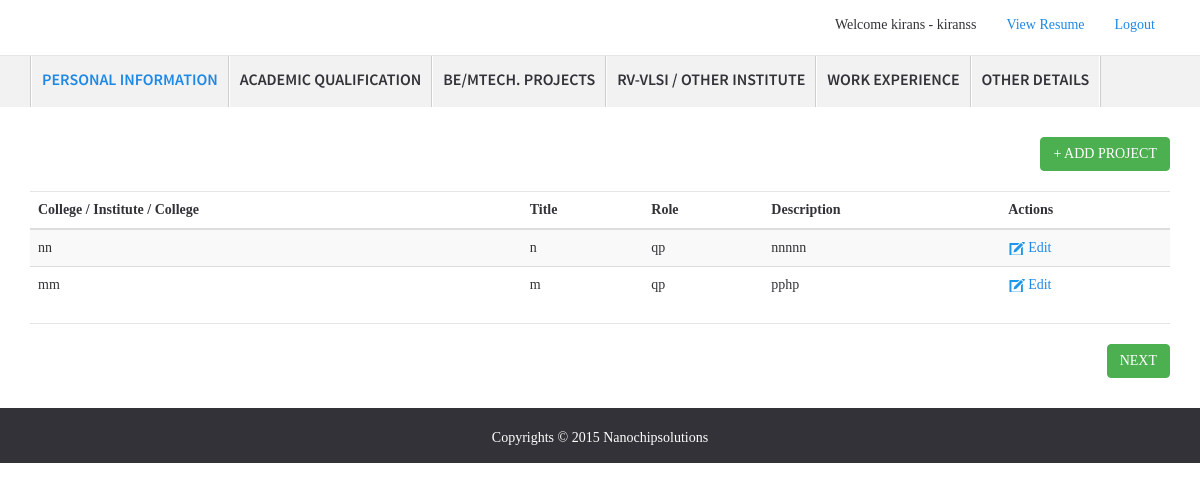
The page /rvvlsiOrOtherProjects.php (signed in) on the database as committed earlier.
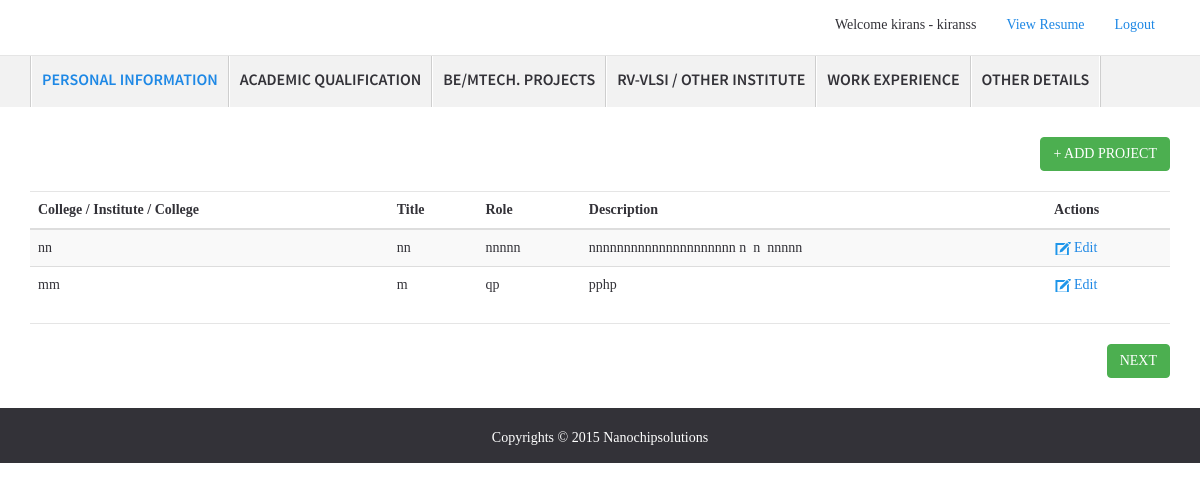
The same page on the database as committed later.
### tables this page shows
CREATE TABLE IF NOT EXISTS `tbl_academicproject` (
  `idacademicproject` bigint(20) NOT NULL AUTO_INCREMENT,
  `project_title` varchar(255) NOT NULL,
  `college_name` varchar(255) NOT NULL,
  `time_duration` varchar(255) NOT NULL,
  `role` varchar(255) NOT NULL,
  `team_size` varchar(5) NOT NULL,
  `project_description` text NOT NULL,
  `tools_used` text NOT NULL,
  `challenges` text NOT NULL,
  `idstudent` bigint(20) NOT NULL,
  PRIMARY KEY (`idacademicproject`)
);

### rvvlsiOrOtherProjects.php (the view, shortened to what this page needs)
<?php
$idstudent=$_SESSION['idstudent'];
$academicsql = mysql_query("Select * from tbl_academicproject where idstudent='$idstudent'");
$i=0;
while($row = mysql_fetch_assoc($academicsql))
{
    $academicArray[$i]['project_title'] = $row['project_title'];
    $academicArray[$i]['college_name'] = $row['college_name'];
    $academicArray[$i]['role'] = $row['role'];
    $academicArray[$i]['tools_used'] = $row['tools_used'];
    $academicArray[$i]['idacademicproject'] = $row['idacademicproject'];
    $i++;
}
?>
<!DOCTYPE html>
<html lang="en">
  <head>
    <link href="css/bootstrap.min.css" rel="stylesheet">
    <link href="css/main.css" rel="stylesheet">
  </head>
  <body>
   <?php include('include/header.php');?>
    <?php include('include/nav.php');?>
    <div class="container mar-t30">
    <div class="clearfix brd-btm pad-b20">
        <a href="addrvvlsiOrOtherProjects.php" class="btn btn-primary pull-right">+ ADD PROJECT</a>
    </div>
    <table class="table table-striped">
      <thead>
        <tr>
          <th>College / Institute / College</th>
          <th>Title</th>
          <th>Role</th>
          <th>Description</th>
          <th>Actions</th>
        </tr>
      </thead>
      <tbody>
          <?php for($i=0;$i<count($academicArray);$i++){?>
              <tr>
          <td><?php echo $academicArray[$i]['college_name'];?></td>
          <td><?php echo $academicArray[$i]['project_title'];?></td>
          <td><?php echo $academicArray[$i]['role'];?></td>
          <td><?php echo $academicArray[$i]['tools_used'];?></td>
          <td><a href="editrvvlsiOrOtherProjects.php?idacademicproject=<?php echo $academicArray[$i]['idacademicproject'];?>" class="icon icon--edit" >Edit</a></td>
        </tr>
          <?php } ?>
      </tbody>
    </table>
    <div class="clearfix brd-top pad-t20">
        <button type="submit" class="btn btn-primary pull-right">NEXT</button>
    </div>
    </div>
    <footer class="home-footer">
          <div class="container">
            <p class="pad-t5 pad-xs-t20">Copyrights &copy; 2015 Nanochipsolutions</p>
          </div>
    </footer>
  </body>
</html>

Rows that differ between the two databases and show on the page:
changed tbl_academicproject "nn": project_title "n" → "nn"; role "qp" → "nnnnn"; tools_used "nnnnn" → "nnnnnnnnnnnnnnnnnnnnn n n nnnnn"
